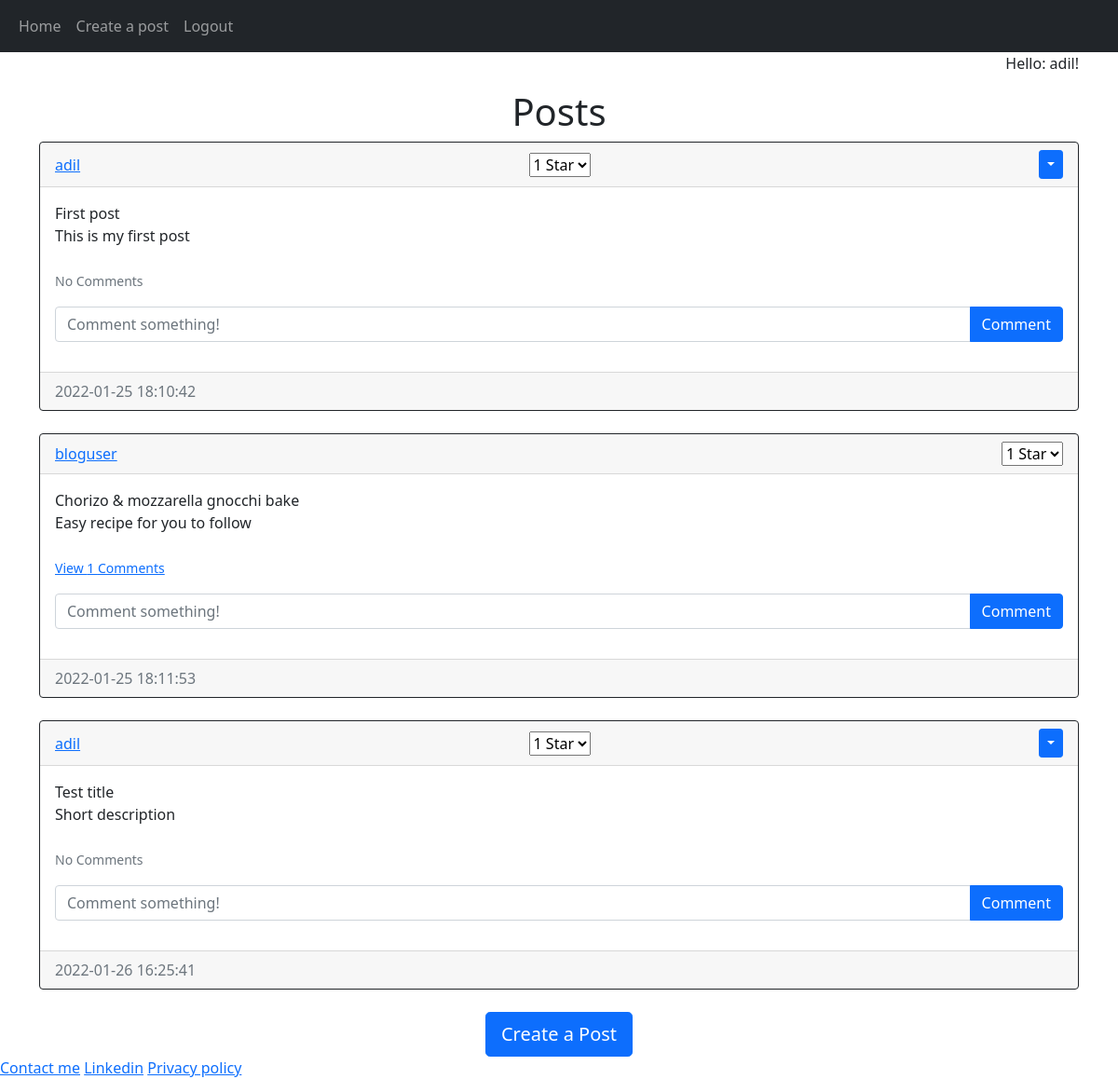
Screenshot of /home (signed in) with the database file from the repository.
### blog/models.py (models this page shows)
class User(db.Model, UserMixin):
    id = db.Column(db.Integer, primary_key=True)
    email = db.Column(db.String(150), unique=True)
    username = db.Column(db.String(150), unique=True)
    password = db.Column(db.String(150))
    date_created = db.Column(db.DateTime(timezone=True), default=func.now())
    posts = db.relationship('Post', backref='user', passive_deletes=True)
    comments = db.relationship('Comment', backref='user', passive_deletes=True)
    rate = db.relationship('starRating', backref='user', passive_deletes=True)

class Post(db.Model):
    id = db.Column(db.Integer, primary_key=True)
    title = db.Column(db.Text, nullable=True)
    image_file = db.Column(db.String(40), nullable=True, default='default.jpg')
    text = db.Column(db.Text, nullable=False)
    shortdescription = db.Column(db.Text, nullable=True)
    date_created = db.Column(db.DateTime(timezone=True), default=func.now())
    author = db.Column(db.Integer, db.ForeignKey('user.id', ondelete="CASCADE"), nullable=False)
    comments = db.relationship('Comment', backref='post', passive_deletes=True)
    rate = db.relationship('starRating', backref='post', passive_deletes=True)

### blog/views.py (the view)
@views.route("/")
@views.route("/home")
def home():
    posts = Post.query.all()
    return render_template("home.html", user=current_user, posts=posts)

### blog/__init__.py (called while the page is built)
@login_manager.user_loader
def load_user(id):
    return User.query.get(int(id))
    return app

### blog/templates/home.html (shortened to what this page needs)
{% extends "base.html" %} {% block title %}Home{% endblock %} {% block content
    %}
    {% if user.is_authenticated %}
    <p class="'pers_greet" align="right">Hello: {{user.username}}!</p>
    {% else %}
    <p class="'pers_greet" align="right">Hello: Guest!</p>
    {% endif %}
    <h1 align="center">{% block header %}Posts{% endblock %}</h1>
    <div id="posts">
      {% for post in posts %}
      <div class="card border-dark">
        <div class="card-header d-flex justify-content-between align-items-center">
          <a href="/posts/{{post.user.username}}">{{post.user.username}}</a>
          <div>
            {% if user.is_authenticated %}
            <select name="post_rating">
              <option value="1", methods="POST", action="/rate-post/{{post.id}}">1 Star</option>
            </select>
            {% endif %}
          </div>
          {% if user.id == post.author %}
          <div class="btn-group">
            <button
              type="button"
              class="btn btn-sm btn-primary dropdown-toggle"
              data-bs-toggle="dropdown"
            ></button>
          </div>
          {% endif %}
        </div>
        <div class="card-body">
          <div class="card-text" id="blog_post">{{post.title}}<br>{{post.shortdescription}}</div>
          <br />
          <p class="card-text">
            {% if post.comments|length > 0 %}
            <a data-bs-toggle="collapse" href="#comments-{{post.id}}" role="button">
              <small>View {{post.comments|length}} Comments</small>
            </a>
            {% else %}
            <small class="text-muted">No Comments</small>
            {% endif %}
          </p>
          <form
            class="input-group mb-3"
            method="POST"
            action="/create-comment/{{post.id}}"
          >
            <input
              type="text"
              id="text"
              name="text"
              class="form-control"
              placeholder="Comment something!"
            />
            <button type="submit" class="btn btn-primary">Comment</button>
          </form>
        </div>
        <div class="card-footer text-muted">{{post.date_created}}</div>
      </div>
      <br/ > {% endfor %}
    </div>
    {% block footer %}
    {% if user.is_authenticated %}
    <div align="center">
      <a href="/create-post"
        ><button type="button" class="btn btn-primary btn-lg">
          Create a Post
        </button></a
      >
    </div>
    {% endif %}
    {% endblock %} {% endblock %}

### rows the page displays
User: username "adil"
Post: user.username "adil", title "First post", shortdescription "This is my first post", shows "No Comments", date_created "2022-01-25 18:10:42"
Post: user.username "bloguser", title "Chorizo & mozzarella gnocchi bake", shortdescription "Easy recipe for you to follow", comments|length "1", date_created "2022-01-25 18:11:53"
Post: user.username "adil", title "Test title", shortdescription "Short description", shows "No Comments", date_created "2022-01-26 16:25:41"
